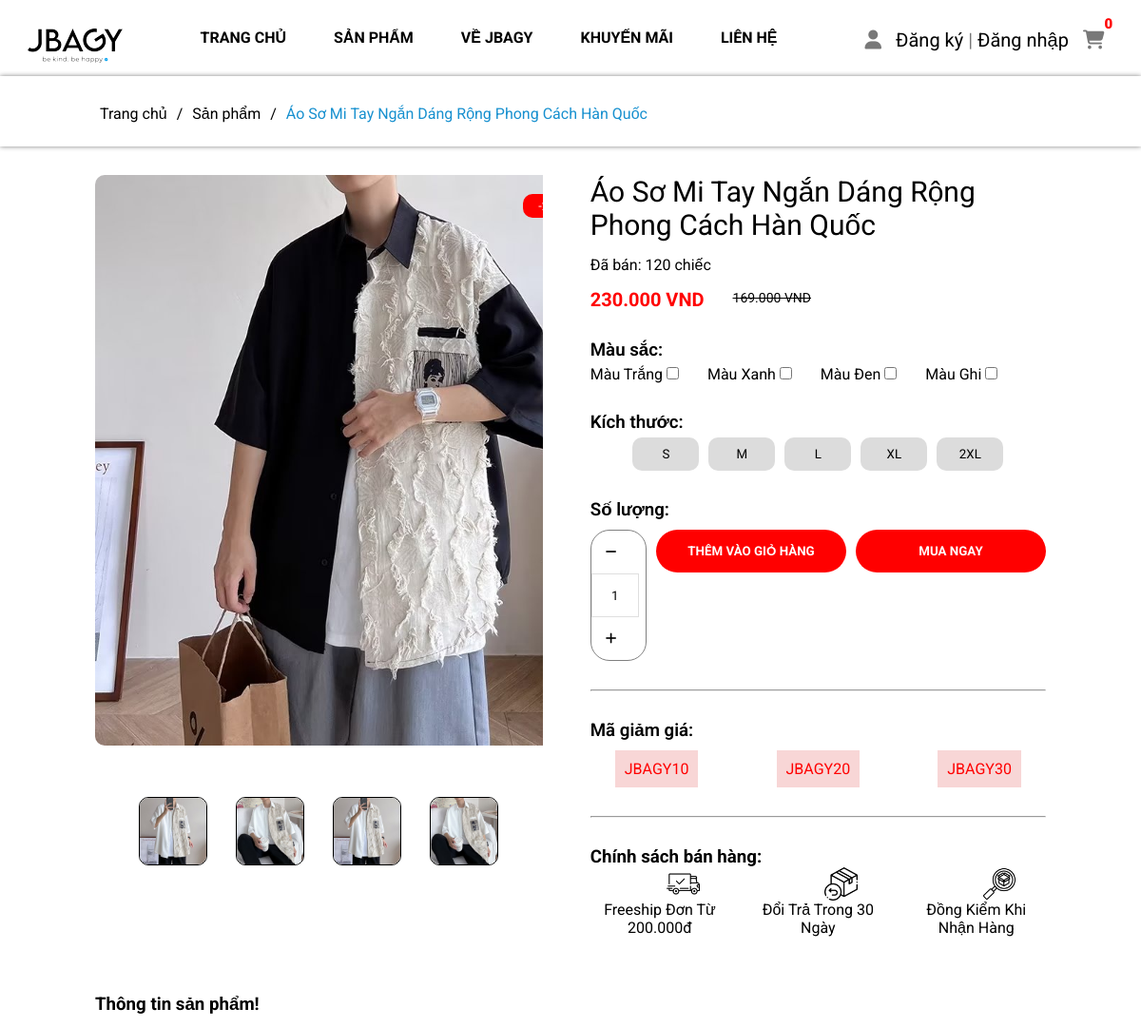
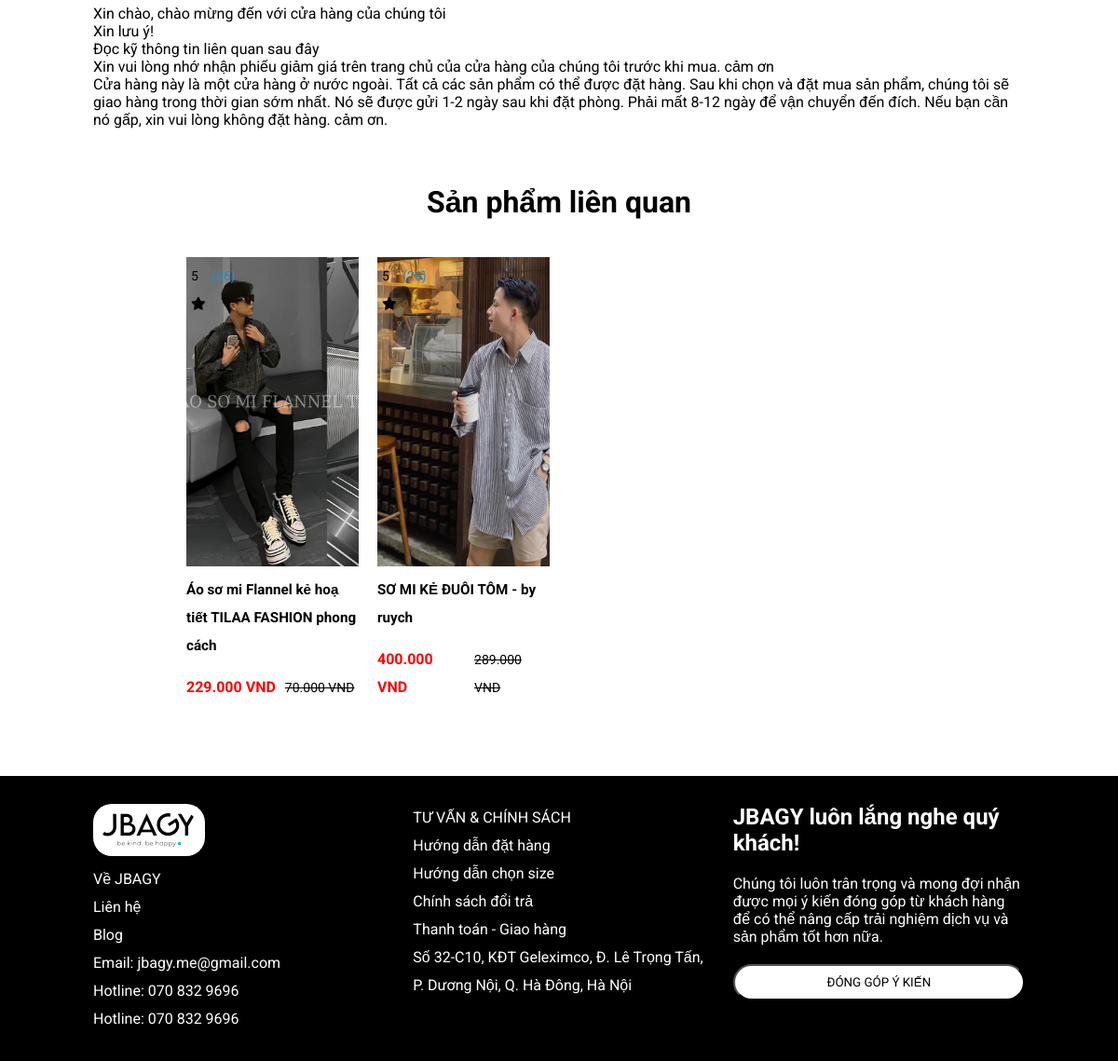
The app's page /views/index-website.php?act=ctsp&id=1 with its own data (2 pictures, top to bottom).
### tables this page shows
CREATE TABLE `product` (
  `id` int(11) NOT NULL,
  `product_name` varchar(200) NOT NULL,
  `sale` varchar(50) NOT NULL,
  `img` varchar(500) NOT NULL,
  `img1` varchar(500) NOT NULL,
  `img2` varchar(500) NOT NULL,
  `img3` varchar(500) NOT NULL,
  `img4` varchar(500) NOT NULL,
  `daban` varchar(200) NOT NULL,
  `price` varchar(100) NOT NULL,
  `price_del` varchar(100) NOT NULL,
  `mota` varchar(1500) NOT NULL,
  `luotxem` int(100) NOT NULL,
  `category_id` int(11) NOT NULL
);

### model/pdo.php (called while the page is built, shortened)
<?php
function pdo_get_connection(){
    $dburl = "mysql:host=localhost;dbname=duanmau;charset=utf8";
    $username = 'root';
    $password = '';
    $conn = new PDO($dburl, $username, $password);
    $conn->setAttribute(PDO::ATTR_ERRMODE, PDO::ERRMODE_EXCEPTION);
    return $conn;
}
function pdo_query($sql){
    $sql_args = array_slice(func_get_args(), 1);
    try{
        $conn = pdo_get_connection();
        $stmt = $conn->prepare($sql);
        $stmt->execute($sql_args);
        $rows = $stmt->fetchAll();
        return $rows;
    }
    catch(PDOException $e){
        throw $e;
    }
    finally{
        unset($conn);
    }
}
function pdo_query_one($sql){
    $sql_args = array_slice(func_get_args(), 1);
    try{
        $conn = pdo_get_connection();
        $stmt = $conn->prepare($sql);
        $stmt->execute($sql_args);
        $row = $stmt->fetch(PDO::FETCH_ASSOC);
        return $row;
    }
    catch(PDOException $e){
        throw $e;
    }
    finally{
        unset($conn);
    }
}

### model/sanpham.php (called while the page is built, shortened)
<?php
require_once 'pdo.php';
function product_select_all()
{
    $sql = "SELECT * FROM product";
    $listsp = pdo_query($sql);
    return $listsp;
}
function product_select_by_id($id)
{
    $sql = "SELECT * FROM product WHERE id=" . $id;
    $sp = pdo_query_one($sql);
    return $sp;
}
function load_product_cungloai($id, $category_id)
{
    $sql = "SELECT * FROM product WHERE category_id = $category_id and id <> " . $id;
    $spct = pdo_query($sql);
    return $spct;
}

### views/website/chitietSP.php (the view, shortened to what this page needs)
<section class="box1">
    <?php if ($products['id'] == $id) : ?>
    <ul>
        <li><a href="index-website.php">Trang chủ</a></li>
        <li><a href="#">/</a></li>
        <li><a href="#">Sản phẩm</a></li>
        <li><a href="#">/</a></li>
        <li><a href="#"><span><?= $products['product_name'] ?></span></a></li>
    </ul>
    <?php endif ?>
</section>
<main class="main-ctsp">
    <section class="ctsp">
        <?php if ($products['id'] == $id) : ?>
        <div class="ctsp-img">
            <div class="img-1-ctsp">
                <img class="hover-ctsp" src="../views/img/<?= $products['img'] ?>" alt="">
                <div class="giamgia-ctsp">
                    <span><?= $products['sale'] ?></span>
                </div>
            </div>
            <div class="img-2-ctsp">
                <img src="../views/img/<?= $products['img1'] ?>" alt="">
                <img src="../views/img/<?= $products['img2'] ?>" alt="">
                <img src="../views/img/<?= $products['img3'] ?>" alt="">
                <img src="../views/img/<?= $products['img4'] ?>" alt="">
            </div>
        </div>
        <div class="text-nut">
            <div class="ctsp-tt">
                <h2><?= $products['product_name'] ?></h2>
                <div class="sp-ban">
                    <span><?= $products['daban'] ?></span>
                </div>
                <div class="price">
                    <div class="gia-1"><span><?= $products['price'] ?></span></div>
                    <div class="gia-2"><del><?= $products['price_del'] ?></del></div>
                </div>
            </div>
            <div class="ctsp-mau">
                <div class="text">
                    <h3>Màu sắc:</h3>
                </div>
                <div class="chon-mau">
                    <div class="mau-1">
                        <span>Màu Trắng</span>
                        <input type="checkbox" name="" id="">
                    </div>
                    <div class="mau-1">
                        <span>Màu Xanh</span>
                        <input type="checkbox" name="" id="">
                    </div>
                    <div class="mau-1">
                        <span>Màu Đen</span>
                        <input type="checkbox" name="" id="">
                    </div>
                    <div class="mau-1">
                        <span>Màu Ghi</span>
                        <input type="checkbox" name="" id="">
                    </div>
                </div>
            </div>
            <div class="size">
                <h3>Kích thước:</h3>
                <div class="size-t">
                    <button class="size-con">S</button>
                    <button class="size-con">M</button>
                    <button class="size-con">L</button>
                    <button class="size-con">XL</button>
                    <button class="size-con">2XL</button>
                </div>
            </div>
            <div class="sl-sp-ctsp">
                <h3>Số lượng:</h3>
                <div class="tong-nut-ctsp">
                    <div class="nut-sl-ctsp">
                        <button class="minus-btn" onclick="minus()">
                            <i class="fa-solid fa-minus"></i>
                        </button>
                        <input type="text" name="amount" id="amount" value="1">
                        <button class="plus-btn" onclick="plus()">
                            <i class="fa-solid fa-plus"></i>
                        </button>
                    </div>
                    <div class="nut-them-ctsp">
                        <a href="#"><button>THÊM VÀO GIỎ HÀNG</button></a>
                    </div>
                    <div class="nut-mua-ctsp">
                        <a href="#"><button>MUA NGAY</button></a>
                    </div>
                </div>
            </div>
            <hr>
            <div class="magiam">
                <h3>Mã giảm giá:</h3>
                <div class="tong-ma">
                    <div class="ma-g">
                        <span>JBAGY10</span>
                    </div>
                    <div class="ma-g">
                        <span>JBAGY20</span>
                    </div>
                    <div class="ma-g">
                        <span>JBAGY30</span>
                    </div>
                </div>
            </div>
            <hr>
            <div class="chinhsach">
                <h3>Chính sách bán hàng: </h3>
                <div class="tong-cs">
                    <div class="cs-img">
                        <img src="../views/img/shipped.png" alt="">
                        <span>Freeship Đơn Từ 200.000đ</span>
                    </div>
                    <div class="cs-img">
                        <img src="../views/img/exchange-1.png" alt="">
                        <span>Đổi Trả Trong 30 Ngày</span>
                    </div>
                    <div class="cs-img">
                        <img src="../views/img/inspection.png" alt="">
                        <span>Đồng Kiểm Khi Nhận Hàng</span>
                    </div>
                </div>
            </div>
        </div>
        <?php endif ?>
    </section>
    <section class="ttsp-comment">
        <?php if ($products['id'] == $id) : ?>
        <div class="ttsp">
            <h3>Thông tin sản phẩm!</h3>
            <br>
            <span>
                <?= $products['mota'] ?>
            </span>
        </div>
        <?php endif ?>
    </section>
    <h1 class="h1">Sản phẩm liên quan</h1>
    <section class="list-product">
        <?php foreach ($productscl as $pro) : ?>
        <div class="t-product">
            <a href="index-website.php?act=ctsp&id=<?= $pro['id'] ?>">
                <div class="sp">
                    <div class="sp-img">
                        <img src="../views/img/<?= $pro['img'] ?>" alt="">
                    </div>
                    <div class="sp-name">
                        <h3><?= $pro['product_name'] ?></h3>
                    </div>
                    <div class="price">
                        <span><?= $pro['price'] ?></span>
                        <del><?= $pro['price_del'] ?></del>
                    </div>
                    <div class="dg-giam-ctsp">
                        <div class="danhgia-ctsp">
                            <span>5 <i class="fa-solid fa-star"></i></span>
                            <p>(26)</p>
                        </div>
                    </div>
                </div>
            </a>
        </div>
        <?php endforeach ?>
    </section>
</main>

### views/headerweb-website.php (shortened to what this page needs)
<!DOCTYPE html>
<html lang="en">
<head>
    <link rel="stylesheet" href="https://cdnjs.cloudflare.com/ajax/libs/font-awesome/6.4.0/css/all.min.css"
 />
    <link rel="stylesheet" href="../views/css/header.css">
    <link rel="stylesheet" href="../views/css/banner.css">
    <link rel="stylesheet" href="../views/css/top10-sp.css">
    <link rel="stylesheet" href="../views/css/search.css">
    <link rel="stylesheet" href="../views/css/sanpham.css">
    <link rel="stylesheet" href="../views/css/trangchu.css">
    <link rel="stylesheet" href="../views/css/tin-tuc.css">
    <link rel="stylesheet" href="../views//css/chitietSP.css">
    <link rel="stylesheet" href="../views/css/footer.css">
    <link rel="stylesheet" href="../views/css/canhan.css">
    <link rel="stylesheet" href="../views/css/lichsumuahang.css">
    <link rel="stylesheet" href="../views/css/doimatkhau.css">
    <link rel="stylesheet" href="../views/css/dangky.css">
    <link rel="stylesheet" href="../views/css/dangnhap.css">
    <link rel="stylesheet" href="../views/css/lienhe.css">
    <link rel="stylesheet" href="../views/css/vejbagy.css">
    <link rel="stylesheet" href="../views/css/khuyenmai.css">
</head>
<body onload="anhdau()">
    <header>
        <div class="logo">
            <a href="index-website.php"><img src="img/logo-happy-01_1.png" alt=""></a>
        </div>
        <div class="menu">
            <nav>
                <ul>
                    <li><a href="index-website.php">TRANG CHỦ</a></li>
                    <li class="menu-sanpham">
                        <a href="index-website.php?act=shop">SẢN PHẨM</a>
                    </li>
                    <li><a href="index-website.php?act=vejbagy">VỀ JBAGY</a></li>
                    <li><a href="index-website.php?act=khuyenmai">KHUYẾN MÃI</a></li>
                    <li><a href="index-website.php?act=lienhe">LIÊN HỆ</a></li>
                </ul>
            </nav>
        </div>
        <div class="icon">
            <?php if (isset($_SESSION['user'])) {
            ?>
            <i class="fa-solid fa-user"></i>
            <a href="index-website.php?act=canhan"><?= $_SESSION['user']['user_name'] ?></a>
            <?php } else { ?>
            <i class="fa-solid fa-user"></i>
            <a href="index-website.php?act=dangky">Đăng ký</a> |
            <a href="index-website.php?act=dangnhap">Đăng nhập</a>
            <?php } ?>
            <i class="fa-sharp fa-solid fa-cart-shopping"><span>0</span></i>
        </div>
    </header>

### views/index-website.php (shortened to what this page needs)
<?php
require_once "../model/pdo.php";
require_once "../model/sanpham.php";
require_once "headerweb-website.php";
$products = product_select_all();
if ((isset($_GET['act'])) && ($_GET['act'] != "")) {
    $act = $_GET['act'];
    switch ($act) {
        case 'ctsp':
            if (isset($_GET['id'])) {
                $id = $_GET['id'];
                $products =  product_select_by_id($id);
                extract($products);
                $productscl = load_product_cungloai($id, $category_id);
                require_once "../views/website/chitietSP.php";
            } else {
                require_once "website/trangchu.php";
            }
            break;
    }
} else {
    require_once "website/trangchu.php";
}
require_once "footer-website.php";

### views/footer-website.php (shortened to what this page needs)
<footer>
    <section class="lh">
        <div class="lh-img">
            <a href="index-website.php"><img src="../views/img/logo-happy-01_1.png" alt=""></a>
        </div>
        <div class="lh-menu">
            <nav>
                <ul>
                    <li><a href="#">Về JBAGY</a></li>
                    <li><a href="#">Liên hệ</a></li>
                    <li><a href="#">Blog</a></li>
                    <li><a href="#">Email: jbagy.me@gmail.com</a></li>
                    <li><a href="#">Hotline: 070 832 9696</a></li>
                    <li><a href="#">Hotline: 070 832 9696</a></li>
                </ul>
            </nav>
        </div>
    </section>
    <section class="cs">
        <nav>
            <ul>
                <li><a href="#">TƯ VẤN & CHÍNH SÁCH</a></li>
                <li><a href="#">Hướng dẫn đặt hàng</a></li>
                <li><a href="#">Hướng dẫn chọn size</a></li>
                <li><a href="#">Chính sách đổi trả</a></li>
                <li><a href="#">Thanh toán - Giao hàng</a></li>
                <li><a href="#">Số 32-C10, KĐT Geleximco, Đ. Lê Trọng Tấn, P. Dương Nội, Q. Hà Đông, Hà Nội</a></li>
            </ul>
        </nav>
    </section>
    <section class="gop-y">
        <h2>JBAGY luôn lắng nghe quý khách!</h2>
        <span>Chúng tôi luôn trân trọng và mong đợi nhận được mọi ý kiến đóng góp từ khách hàng để có thể nâng cấp
            trải nghiệm dịch vụ và sản phẩm tốt hơn nữa.</span>
        <button><a href="#">ĐÓNG GÓP Ý KIẾN</a></button>
    </section>
</footer>
</body>
</html>

### views/css/header.css (style rules this page uses)
* { padding: 0; margin: 0; box-sizing: border-box; font-family: 'Roboto', sans-serif; }
header { display: flex; justify-content: space-around; }
header .logo { margin-top: 30px; }
header .menu { margin-top: 30px; }
header .menu a { text-decoration: none; color: black; margin: 0 25px; font-weight: bold; }
header .menu nav ul { display: flex; list-style: none; }
.menu-sanpham { position: relative; padding-bottom: -10px; height: 50px; }
.icon { margin-top: 30px; font-size: 20px; color: rgb(120, 120, 120); }
.icon a { text-decoration: none; color: black; }
.icon i { margin: 0 10px }
.icon i span { position: absolute; font-size: 15px; color: red; top: 18px; z-index: 1; }

### views/css/sanpham.css (style rules this page uses)
.box1 { padding-top: 30px; padding-bottom: 25px; box-shadow: gray 0 0 5px 0px; }
.box1 ul { padding-left: 100px; padding-right: 100px; display: flex; list-style: none; }
.box1 ul li { margin: 0 5px; }
.box1 ul li a { text-decoration: none; color: black }
.box1 span { color: #1790CF; }

### views/css/trangchu.css (style rules this page uses)
.list-product { padding-left: 100px; padding-right: 100px; margin-top: 20px; display: grid; grid-template-columns: 1fr 1fr 1fr 1fr; gap: 20px; }
.t-product { position: relative; overflow: hidden; margin-bottom: 30px; }
.t-product a { text-decoration: none; color: black; }
.sp { line-height: 30px; }
.sp-img img { width: 310px; height: 332px; }
.sp-name { font-size: 13px; }
.price span { font-weight: bold; color: red; }
.price del { font-size: 14px; padding-left: 10px; }

### views/css/footer.css (style rules this page uses)
footer { display: grid; grid-template-columns: 1fr 1fr 1fr; padding-left: 100px; padding-right: 100px; gap: 30px; padding-top: 30px; padding-bottom: 30px; background-color: black; }
.lh { line-height: 30px; }
.lh .lh-img img { padding: 10px; background: white; border-radius: 20px; }
.lh nav ul { list-style: none; }
.lh nav ul li a { text-decoration: none; color: white; }
.cs { line-height: 30px; }
.cs nav ul { list-style: none; }
.cs nav ul li a { text-decoration: none; color: white; }
.gop-y { display: flex; flex-direction: column; }
.gop-y h2 { padding-bottom: 20px; color: white; }
.gop-y span { padding-bottom: 20px; color: white; }
.gop-y button { padding: 10px; border-radius: 50px; background-color: white; }
.gop-y a { text-decoration: none; color: black; }

### records on screen
product: product_name "Áo Sơ Mi Tay Ngắn Dáng Rộng Phong Cách Hàn Quốc", img (picture), img1 (picture), img2 (picture), img3 (picture), img4 (picture), daban "Đã bán: 120 chiếc", price "230.000 VND", price_del "169.000 VND", mota "Xin chào, chào mừng đến với cửa hàng của chúng tôi Xin lưu ý! Đọc kỹ thông tin liên quan sau đây Xin vui lòng nhớ nhận phiếu giảm giá trên trang chủ của cửa hàng của chúng tôi trước khi mua. cảm ơn Cửa hàng này là một cửa hàng ở nước ngoài. Tất cả các sản phẩm có thể được đặt hàng. Sau khi chọn và đặt mua sản phẩm, chúng tôi sẽ giao hàng trong thời gian sớm nhất. Nó sẽ được gửi 1-2 ngày sau khi đặt phòng. Phải mất 8-12 ngày để vận chuyển đến đích. Nếu bạn cần nó gấp, xin vui lòng không đặt hàng. cảm ơn."
product: img (picture), product_name "Áo sơ mi Flannel kẻ hoạ tiết TILAA FASHION phong cách", price "229.000 VND", price_del "70.000 VND"
product: img (picture), product_name "SƠ MI KẺ ĐUÔI TÔM - by ruych", price "400.000 VND", price_del "289.000 VND"
